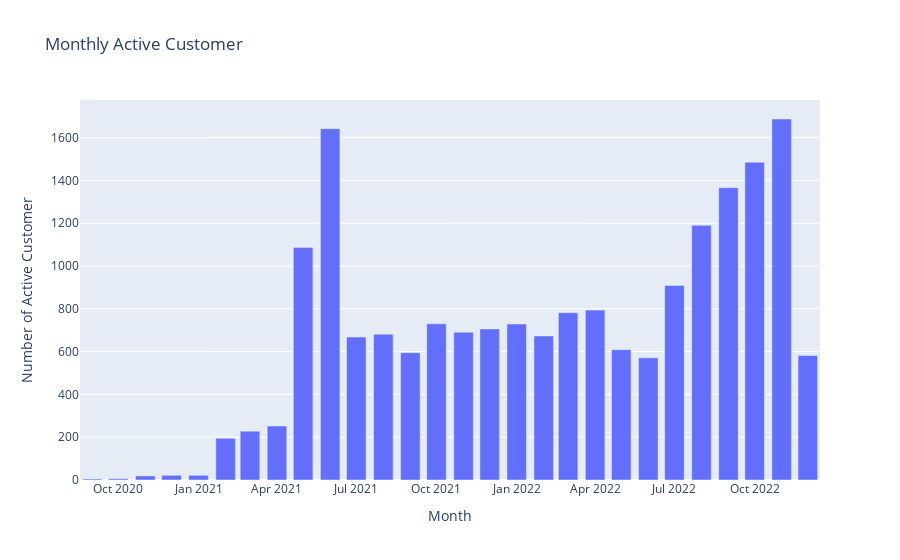

Notebook cell for this chart:
### Markdown cell above
## MONTHLY ACTIVE USERS

### Code cell
# Monthly active customer is the number of unique customers who made at least one purchase in a given month

monthly_active = df_completed.groupby('month_year')['user_id'].nunique().reset_index()

fig = px.bar(monthly_active, x='month_year', y='user_id', title='Monthly Active Customer')
fig.update_xaxes(title_text='Month')
fig.update_yaxes(title_text='Number of Active Customer')
fig.show()

### Figure 1 — Plotly figure (JSON) as saved in the notebook; plotly's stock layout.template omitted (floating-point values rounded to 4 significant figures)
{"data": [{"alignmentgroup": "True", "hovertemplate": "month_year=%{x}<br>user_id=%{y}<extra></extra>", "legendgroup": "", "marker": {"color": "#636efa", "pattern": {"shape": ""}}, "name": "", "offsetgroup": "", "orientation": "v", "showlegend": false, "textposition": "auto", "type": "bar", "x": ["2020-09", "2020-10", "2020-11", "2020-12", "2021-01", "2021-02", "2021-03", "2021-04", "2021-05", "2021-06", "2021-07", "2021-08", "2021-09", "2021-10", "2021-11", "2021-12", "2022-01", "2022-02", "2022-03", "2022-04", "2022-05", "2022-06", "2022-07", "2022-08", "2022-09", "2022-10", "2022-11", "2022-12"], "xaxis": "x", "y": [5, 6, 19, 22, 22, 195, 228, 252, 1087, 1642, 668, 681, 595, 730, 691, 706, 729, 673, 782, 794, 609, 571, 909, 1190, 1366, 1485, 1687, 582], "yaxis": "y"}], "layout": {"barmode": "relative", "legend": {"tracegroupgap": 0}, "title": {"text": "Monthly Active Customer"}, "xaxis": {"anchor": "y", "domain": [0, 1], "title": {"text": "Month"}}, "yaxis": {"anchor": "x", "domain": [0, 1], "title": {"text": "Number of Active Customer"}}}}
